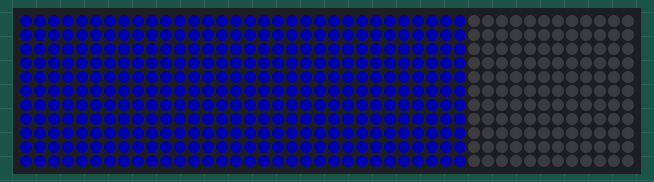
This program was run on a simulated CircuitPython board. Shown: 44×11 RGB LED matrix (first LED top left, wired row by row, every second row reversed). Dim RGB values are drawn brighter than linear; random numbers come from a fixed seed.

Above: at 0.8 s.
At 4.0 s:
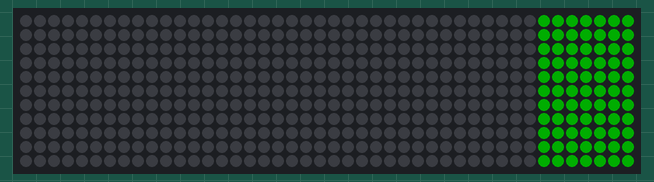
At 8.4 s:
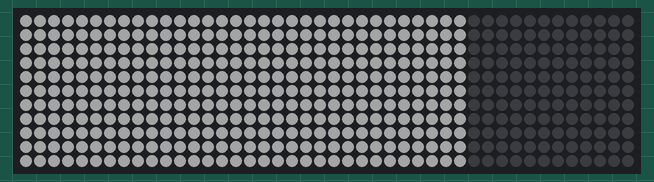
At 10.9 s:
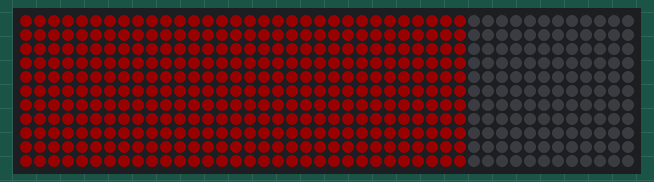
At 16.0 s:
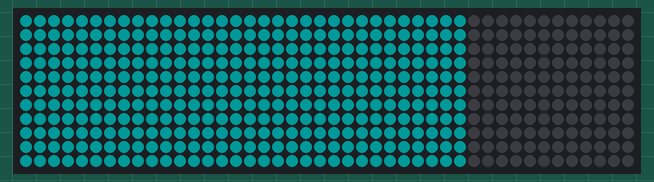
At 21.1 s:
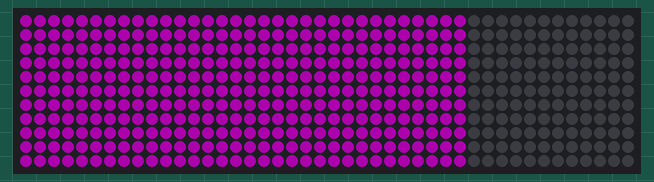

The program:

BasicSweepTest.py
```python
import neopixel
import time
import board
import random

def buildCols():
  cols = []

  # Define first column (left). Matrix is numbered zig-zag style left>right, right>left, left>right etc
  col = [0, 87, 88, 175, 176, 263, 264, 351, 352, 439, 440]
  cols.append(col)

  # Build remaining columns with a loop
  for x in range(1, num_cols):
    col = [col[0]+1, col[1]-1, col[2]+1, col[3]-1, col[4]+1, col[5]-1, col[6]+1, col[7]-1, col[8]+1, col[9]-1, col[10]+1]
    cols.append(col)

  return cols

def buildRows():
  rows = []

  # Numbers in column 1 are odd/even/odd/even etc. This makes building the row arrays easy.
  for x in cols[0]:
    if(x % 2) == 0:
      row = [*range(x, x+num_cols)]
    else:
      row = [*range(x, x-num_cols, -1)]
    rows.append(row)

  return rows

def blankDisplay():
  pixels.fill((0,0,0))
  pixels.show()

def sweep(data):
  sCol = getColour()
  for items in data:
    for x in items:
      pixels[x] = (sCol[0], sCol[1], sCol[2])
    pixels.show()
  blankDisplay()

def reverseSweep(data):
  sCol = getColour()
  for items in reversed(data):
    for x in items:
      pixels[x] = (sCol[0], sCol[1], sCol[2])
    pixels.show()
  blankDisplay()

def fourWaySweep():
  sweep(cols)
  sweep(rows)
  reverseSweep(cols)
  reverseSweep(rows)

def getColour():
  colours = [[255,0,0], [0,255,0], [0,0,255], [255,255,0], [0,255,255], [255,0,255], [192,192,192], [128,0,0], [128,128,0], [0,128,0], [128,0,128], [0,128,128], [0,0,128]]
  return random.choice(colours)

##################################################

# Prepare board
pixel_pin = board.D18
num_pixels = 484
num_cols = 44
num_rows = 11
ledBrightness = 0.2
autoWrite = False
pixelOrder = neopixel.GRB
pixels = neopixel.NeoPixel(
    pixel_pin, num_pixels, brightness=ledBrightness, auto_write=autoWrite, pixel_order=pixelOrder
)

# Build row/column lists
cols = buildCols()
rows = buildRows()

# Do stuff
while True:
  fourWaySweep()
```

Measured:
- what the display in image 1 shows lasts 0.7 s, from 4.0 s to 4.7 s
